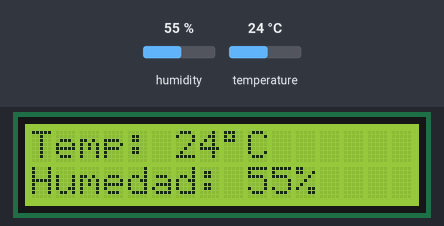
Recording of a sketch running on a simulated ESP8266 (NodeMCU). Shown: 16×2 character LCD. The inputs (shaded band) are chosen by the test bench; at power-on: humidity 55 %, temperature 24 °C.

Above: at 1.2 s.
1.3 s: humidity set to 22 %
At 2.6 s:
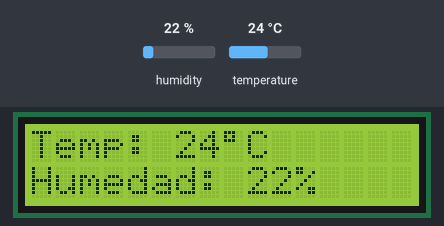
4.0 s: temperature set to 12 °C
At 5.2 s:
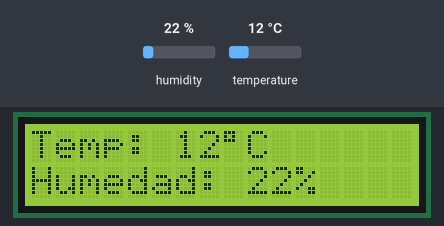
6.7 s: humidity set to 40 %
At 9.2 s:
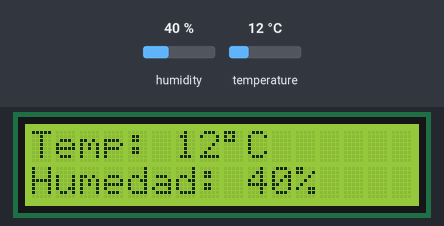
9.7 s: temperature set to 19 °C
At 10.6 s:
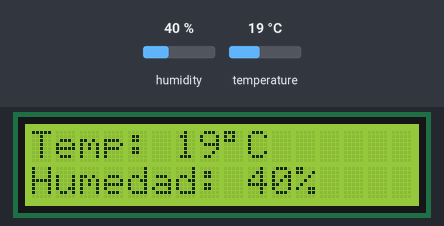
Timing chart, 0 to 12.7 s (numbered marks = the images above; inputs shaded):
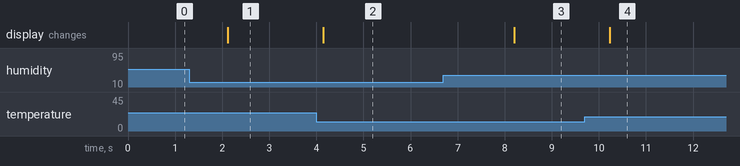

The sketch:

dht.ino
```cpp
#include <DHT.h>
#include <LiquidCrystal.h>

#define DHTPIN D5
#define DHTTYPE DHT11

const int rs=D6, en=D7, d5=D3, d4=D2, d3=D1, d2=D0;
LiquidCrystal lcd(rs, en, d5, d4, d3, d2);
DHT dht(DHTPIN, DHTTYPE);

void setup(){
  dht.begin();
  lcd.begin(16, 2);
}

void loop(){
  lcd.setCursor(0,0);
  lcd.print("Temp: ");
  lcd.print((int)dht.readTemperature());
  lcd.print((char)223);
  lcd.print("C");
  lcd.setCursor(0,1);
  lcd.print("Humedad: ");
  lcd.print((int)dht.readHumidity());
  lcd.print("%");

  delay(1000);
}
```

Measured:
- after the input at 1.3 s, the display: changes after 0.82 s (image 1)
- after the input at 4.0 s, the display: changes after 0.15 s (image 2)
- after the input at 6.7 s, the display: changes after 1.5 s (image 3)
- after the input at 9.7 s, the display: changes after 0.53 s (image 4)
